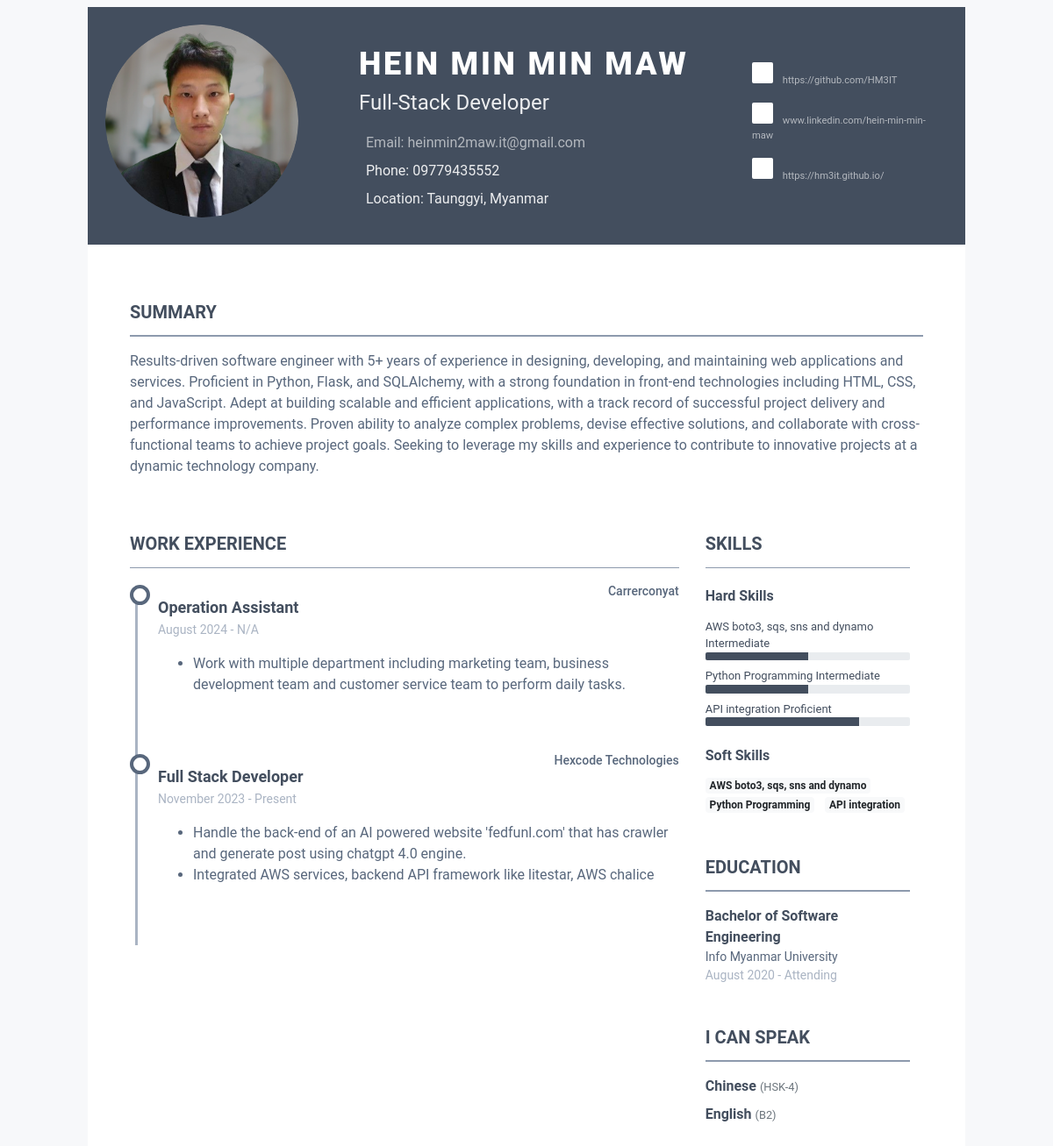
Screenshot of /auth/template-preview with the database file from the repository.
### tables.py (models this page shows)
class Resume(Base):
    __tablename__ = "resume"
    id: Mapped[str] = mapped_column(primary_key=True)
    template_id: Mapped[int] = mapped_column(ForeignKey("template.id"))
    user_id: Mapped[int] = mapped_column(ForeignKey("users.id"))
    username: Mapped[str] = mapped_column(String(40), nullable=False)
    profession: Mapped[str] = mapped_column(String(40), nullable=False)
    image_file_path:Mapped[str] = mapped_column(String(150), nullable=True)
    phone: Mapped[str] = mapped_column(String(40), nullable=False)
    email: Mapped[str] = mapped_column(String(40), nullable=False)
    summary: Mapped[str] = mapped_column(Text, nullable=False)
    address_id: Mapped[int] = mapped_column(ForeignKey("address.id"))
    address: Mapped["Address"] = relationship(
        back_populates="resumes"
    )
    social_media: Mapped[List[SocialMedia]] = relationship(
        back_populates="resume", cascade="all, delete-orphan"
    )
    languages: Mapped[List[Language]] = relationship(
        back_populates="resume", cascade="all, delete-orphan"
    )
    work_experiences: Mapped[List[WorkExperience]] = relationship(
        back_populates="resume", cascade="all, delete-orphan"
    )
    educations: Mapped[List[Education]] = relationship(
        back_populates="resume", cascade="all, delete-orphan"
    )
    skills: Mapped[List[Skill]] = relationship(
        back_populates="resume", cascade="all, delete-orphan"
    )
    template: Mapped["Template"] = relationship("Template", back_populates="resumes")
    user: Mapped["User"] = relationship(back_populates="resumes")

class Address(Base):
    __tablename__ = "address"
    id: Mapped[str] = mapped_column(primary_key=True, default=lambda: str(uuid.uuid4()))
    city: Mapped[str] = mapped_column(String(40), nullable=False)
    country: Mapped[str] = mapped_column(String(40), nullable=False)
    __table_args__ = (
        UniqueConstraint('city', 'country', name='unique_city_country'),
    )
    resumes: Mapped[List["Resume"]] = relationship(
        back_populates="address"
    )

class SocialMedia(Base):
    __tablename__ = "social_media"
    id: Mapped[str] = mapped_column(primary_key=True, default=lambda: str(uuid.uuid4()))
    resume_id: Mapped[int] = mapped_column(ForeignKey("resume.id"))
    name: Mapped[SocialMediaPlatform] = mapped_column(Enum(SocialMediaPlatform, name="social_media_enum"))
    link:Mapped[str] = mapped_column(String(100), nullable=False)
    resume: Mapped["Resume"] = relationship(back_populates="social_media")

class WorkExperience(Base):
    __tablename__ = "work_experience"
    id: Mapped[str] = mapped_column(primary_key=True, default=lambda: str(uuid.uuid4()))
    resume_id: Mapped[int] = mapped_column(ForeignKey("resume.id"))
    company_name: Mapped[str] = mapped_column(String(40), nullable=False)
    position: Mapped[str] = mapped_column(String(40), nullable=False)
    location: Mapped[str] = mapped_column(String(150))
    start_date: Mapped[Date] = mapped_column(Date)
    end_date: Mapped[Date] = mapped_column(Date, nullable= True)
    is_working: Mapped[bool] = mapped_column(Boolean)
    achievement: Mapped[str] = mapped_column(nullable=True)
    resume: Mapped["Resume"] = relationship(back_populates="work_experiences")

class Skill(Base):
    __tablename__ = "skill"
    id: Mapped[str] = mapped_column(primary_key=True, default=lambda: str(uuid.uuid4()))
    resume_id: Mapped[int] = mapped_column(ForeignKey("resume.id"))
    name: Mapped[str] = mapped_column(String(30))
    proficiency: Mapped[Proficiency] = mapped_column(Enum(Proficiency, name="proficiency_enum"))
    resume: Mapped["Resume"] = relationship(back_populates="skills")

class Education(Base):
    __tablename__ = "education"
    id: Mapped[str] = mapped_column(primary_key=True, default=lambda: str(uuid.uuid4()))
    name: Mapped[str] = mapped_column(String(40), nullable=False)
    location: Mapped[str] = mapped_column(String(150))
    resume_id: Mapped[int] = mapped_column(ForeignKey("resume.id"))
    degree: Mapped[str] = mapped_column(String(40), nullable=False)
    start_date: Mapped[Date] = mapped_column(Date)
    end_date: Mapped[Date] = mapped_column(Date, nullable= True)
    is_studying: Mapped[bool] = mapped_column(Boolean)
    resume: Mapped["Resume"] = relationship(back_populates="educations")

class Language(Base):
    __tablename__ = "language"
    id: Mapped[str] = mapped_column(primary_key=True, default=lambda: str(uuid.uuid4()))
    resume_id: Mapped[int] = mapped_column(ForeignKey("resume.id"))
    name:Mapped[str] = mapped_column(String(100), nullable=False)
    fluent_level:Mapped[str] = mapped_column(String(100), nullable=False)
    resume: Mapped["Resume"] = relationship(back_populates="languages")

### app.py (the view)
@app.route("/auth/template-preview", methods=["GET"])
def render_template_preview():
    resume_id = "c64095dc-deab-4398-b44f-2f966df08d5a"
    with get_session() as session:
        resume:Resume = session.query(Resume).options(
            joinedload(Resume.work_experiences),
            joinedload(Resume.educations),
            joinedload(Resume.skills),
            joinedload(Resume.address),
            joinedload(Resume.template),
            joinedload(Resume.user),
            joinedload(Resume.languages),
            joinedload(Resume.social_media)
        ).first()
        template_file_path = resume.template.template_file_path
        return render_template(template_file_path, resume=resume)

### db.py (called while the page is built)
@contextmanager
def get_session(scope_func=None):
    session = scoped_session(Session, scopefunc=scope_func)
    try:
        yield session
        session.commit()
    except Exception:
        session.rollback()
        raise
    finally:
        session.remove()

### utils.py (called while the page is built)
def replace_newlines(text):
    formatted_text = re.sub(r'\n(.)', r'</li><li>\1', text)
    return f"<li>{formatted_text}</li>"

### templates/resume-templates/template1-1c900a08-fe41-4a40-8e94-6e520be4c286.html (shortened to what this page needs)
<link id="theme-style" rel="stylesheet" href="{{url_for('static',filename='css/template1.css')}}">
	<div class="resume-wrapper-inner mx-auto text-left bg-white ">
		<header class="resume-header pt-4 pt-md-0">
			<div class="media flex-column flex-md-row">
				{% if resume.image_file_path %}
				<div id="profile-div">
					<img src="{{ url_for('static', filename=resume.image_file_path) }}" alt="image" width="220"
						height="220">
				</div>
				{% endif %}
				<div class="media-body p-4 d-flex flex-column flex-md-row mx-auto mx-lg-0">
					<div class="primary-info">
						<h1 class="name mt-0 mb-1 text-white text-uppercase text-uppercase">{{ resume.username }}
						</h1>
						<div class="title mb-3">{{ resume.profession.title() }}</div>
						<ul class="list-unstyled">
							<li class="mb-2">
								<a
									href="mailto:{{resume.email }}">Email: {{
									resume.email }}</a>
							</li>
							<li class="mb-2"><a>Phone: {{
									resume.phone }}</a></li>
							<li class="mb-2"><a>Location:
									{{ resume.address.city }}, {{ resume.address.country }}</a></li>
						</ul>
					</div>
					<div class="secondary-info ml-md-auto mt-2">
						<ul class="resume-social list-unstyled">
							{% if resume.social_media %}
							{% for social_media in resume.social_media %}
							<li class="mb-3">
								<a href="{{ social_media['link'] }}">
									<span class="fa-container text-center mr-2">
									</span>
									{{ social_media["link"] }}
								</a>
							</li>
							{% endfor %}
							{% endif %}
						</ul>
					</div>
				</div>
			</div>
		</header>
		<div class="resume-body p-5">
			<section class="resume-section summary-section mb-5">
				<h2 class="resume-section-title text-uppercase font-weight-bold pb-3 mb-3">Summary</h2>
				<div class="resume-section-content">
					<p class="mb-0">{{resume.summary}} </p>
				</div>
			</section>
			<div class="row">
				<div class="col-lg-9">
					<section class="resume-section experience-section mb-5">
						<h2 class="resume-section-title text-uppercase font-weight-bold pb-3 mb-3">Work Experience
						</h2>
						<div class="resume-section-content">
							<div class="resume-timeline position-relative">
								{% for experience in resume.work_experiences %}
								<article class="resume-timeline-item position-relative pb-5">
									<div class="resume-timeline-item-header mb-2">
										<div class="d-flex flex-column flex-md-row">
											<h3 class="resume-position-title font-weight-bold mb-1">{{
												experience.position }}</h3>
											<div class="resume-company-name ml-auto">
												{{ experience.company_name }}</div>
										</div>
										<div class="resume-position-time">
											{% if experience.start_date %}{{ experience.start_date.strftime('%B %Y')
											}}{% endif %}
											-
											{% if experience.is_working %}
											Present
											{% else %}
											{% if experience.end_date %}{{ experience.end_date.strftime('%B %Y')
											}}{% else %}N/A{% endif %}
											{% endif %}
										</div>
									</div>
									<div class="resume-timeline-item-desc">
										<ul>
											{{ experience.achievement | replace_newlines | safe }}
										</ul>
									</div>
								</article>
								{% endfor %}
							</div>
						</div>
					</section>
				</div>
				<div class="col-lg-3">
					<section class="resume-section skills-section mb-5">
						<h2 class="resume-section-title text-uppercase font-weight-bold pb-3 mb-3">Skills</h2>
						<div class="resume-section-content">
							<div class="resume-skill-item">
								<h4 class="resume-skills-cat font-weight-bold">Hard Skills</h4>
								<ul class="list-unstyled mb-4">
									{% set proficiency_levels = {
									'BEGINNER': 25,
									'INTERMEDIATE': 50,
									'PROFICIENT': 75,
									'EXPERT': 100
									} %}
									{% for skill in resume.skills %}
									<li class="mb-2">
										<div class="resume-skill-name">{{ skill.name }} <span
												class="resume-skill-proficiency">{{ skill.proficiency.name.title()
												}}</span>
										</div>
										<div class="progress resume-progress">
											<div class="progress-bar" class="progress-bar theme-progress-bar-dark"
												role="progressbar"
												aria-valuenow="{{ proficiency_levels[skill.proficiency.name] }}"
												aria-valuemin="0" aria-valuemax="100">
											</div>
										</div>
									</li>
									{% endfor %}
								</ul>
							</div>
							<div class="resume-skill-item">
								<h4 class="resume-skills-cat font-weight-bold">Soft Skills</h4>
								<ul class="list-inline">
									{% for skill in resume.skills %}
									<li class="list-inline-item"><span class="badge badge-light">{{ skill.name
											}}</span></li>
									{% endfor %}
								</ul>
							</div>
						</div>
					</section>
					<section class="resume-section education-section mb-5">
						<h2 class="resume-section-title text-uppercase font-weight-bold pb-3 mb-3">Education</h2>
						<div class="resume-section-content">
							<ul class="list-unstyled">
								{% for education in resume.educations %}
								<li class="mb-2">
									<div class="resume-degree font-weight-bold">{{ education.degree }}</div>
									<div class="resume-degree-org">{{ education.name }}</div>
									<div class="resume-degree-time">
										{% if education.start_date %}{{
										education.start_date.strftime('%B %Y') }}{% endif %}
										-
										{% if education.is_studying %}
										Attending
										{% else %}
										{% if education.end_date %}{{ education.end_date.strftime('%B %Y') }}{% else
										%}N/A{% endif %}
										{% endif %}
									</div>
								</li>
								{% endfor %}
							</ul>
						</div>
					</section>
					<section class="resume-section language-section mb-5">
						<h2 class="resume-section-title text-uppercase font-weight-bold pb-3 mb-3">I Can Speak
						</h2>
						<div class="resume-section-content">
							<ul class="list-unstyled resume-lang-list">
								{% if resume.languages|length > 0 %}
								{% for language in resume.languages %}
								<li class="mb-2"><span
										class="resume-lang-name font-weight-bold">{{language["name"]}}</span>
									<small class="text-muted font-weight-normal">({{language["fluent_level"]}})</small>
								</li>
								{% endfor %}
								{% endif %}
							</ul>
						</div>
					</section>
				</div>
			</div>
		</div>
	</div>

### rows the page displays
Resume: image_file_path (picture), username "HEIN MIN MIN MAW", profession "Full-Stack Developer", email "heinmin2maw.it@gmail.com", phone "09779435552", summary "Results-driven software engineer with 5+ years of experience in designing, developing, and maintaining web applications and services. Proficient in Python, Flask, and SQLAlchemy, with a strong foundation in front-end technologies including HTML, CSS, and JavaScript. Adept at building scalable and efficient applications, with a track record of successful project delivery and performance improvements. Proven ability to analyze complex problems, devise effective solutions, and collaborate with cross-functional teams to achieve project goals. Seeking to leverage my skills and experience to contribute to innovative projects at a dynamic technology company."
Address: address.city "Taunggyi", address.country "Myanmar"
SocialMedia: link "https://github.com/HM3IT"
SocialMedia: link "www.linkedin.com/hein-min-min-maw"
SocialMedia: link "https://hm3it.github.io/"
WorkExperience: position "Operation Assistant", company_name "Carrerconyat", start_date "August 2024", is_working "N/A", achievement "Work with multiple department including marketing team, business development team and customer service team to perform daily tasks."
WorkExperience: position "Full Stack Developer", company_name "Hexcode Technologies", start_date "November 2023", is_working "Present", achievement "Handle the back-end of an AI powered website 'fedfunl.com' that has crawler and generate post using chatgpt 4.0 engine. Integrated AWS services, backend API framework like litestar, AWS chalice"
Skill: name "AWS boto3, sqs, sns and dynamo", proficiency.name "Intermediate"
Skill: name "Python Programming", proficiency.name "Intermediate"
Skill: name "API integration", proficiency.name "Proficient"
Education: degree "Bachelor of Software Engineering", name "Info Myanmar University", start_date "August 2020", is_studying "Attending"
Language: name "Chinese", fluent_level "HSK-4"
Language: name "English", fluent_level "B2"
